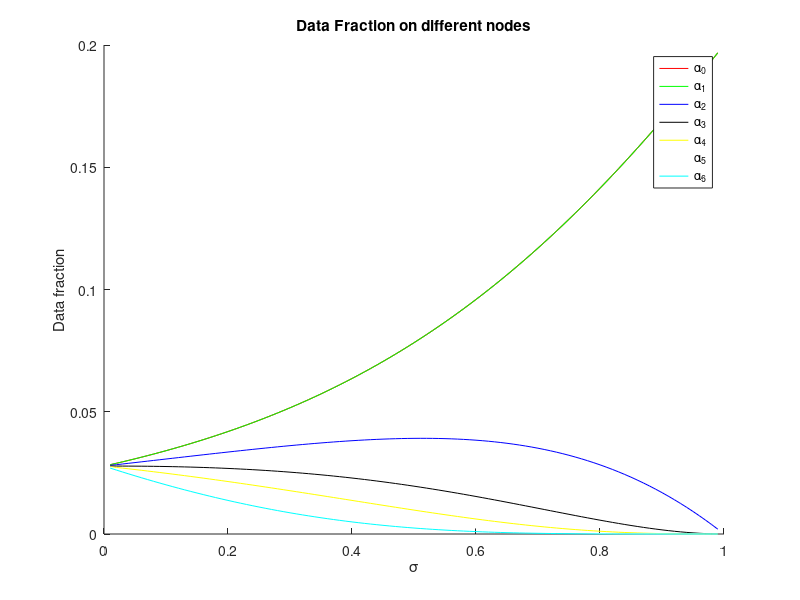

The MATLAB script that drew this image:
r = zeros(12,1);

sx = 4;
sy = 2;
m = 6;
n = 6;


for i = 1:6
    for j = 1:6
        
        tmpx = 0;
        tmpy = 0;
        tmpsum = 0;
        
        tmpx = abs(i - sx);
        rx = min(tmpx,m - tmpx);
        tmpy = abs(j - sy);
        ry = min(tmpy, n - tmpy);
        
        tmpsum = rx + ry;
        if tmpsum > 0
            r(tmpsum,1) = r(tmpsum,1) + 1;
            
        else
            
        end

    end
end

%%
clear
clc
B = [1
    0
    0
    0
    0
    0
    0];

solution = [];
for sigma = 0.01:0.01:0.99
    
    A = [1 4 8 10 8 4 1
        1 -1 0 0 0 0 0 
        0 sigma-1 1 0 0 0 0
        0 sigma-1 sigma 1 0 0 0
        0 sigma-1 sigma sigma 1 0 0
        0 sigma-1 sigma sigma sigma 1 0
        0 sigma-1 sigma sigma sigma sigma 1];
    
    s = [];
    s = A\B;
    s = s';
    solution = [solution;s];
     
end

sigma = [0.01:0.01:0.99];

figure
hold on

plot(sigma,solution(:,1),'r');
plot(sigma,solution(:,2),'g');
plot(sigma,solution(:,3),'b');
plot(sigma,solution(:,4),'k');
plot(sigma,solution(:,5),'y');
plot(sigma,solution(:,6),'w');
plot(sigma,solution(:,7),'c');

ylabel('Data fraction');
xlabel('\sigma');
title('Data Fraction on different nodes');
legend('\alpha_0','\alpha_1','\alpha_2','\alpha_3','\alpha_4','\alpha_5','\alpha_6');